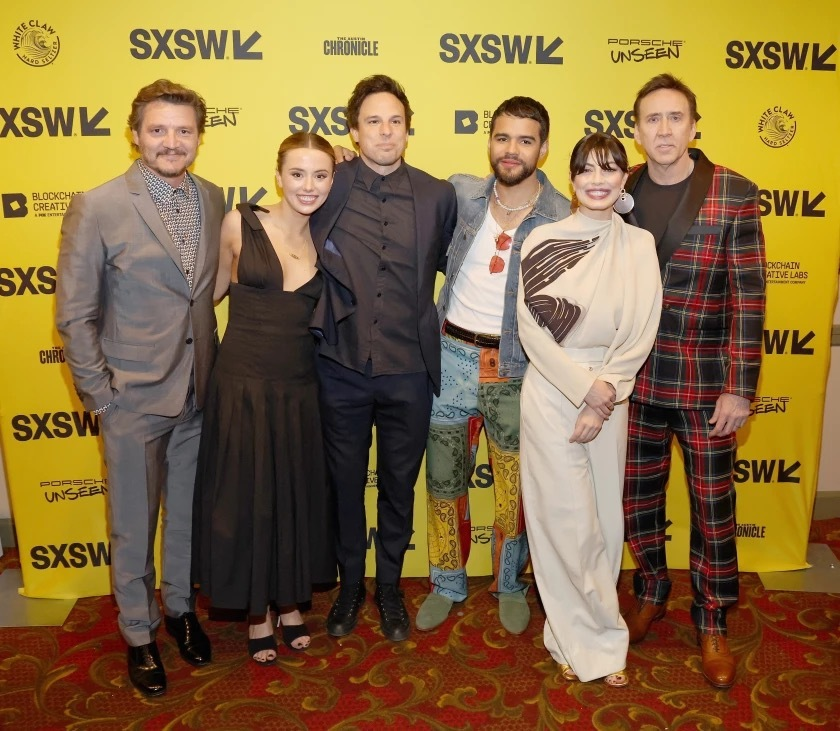
#> input picture Ricardo Code/FacialRecogAttendance/Students/Nicolas_Cage/Cage100.jpg, 840 x 731 px, found by its file name
$ python Face_Extraction.py
#> lines starting #> are read from the running program, lines starting #| are printed output that depends on the picture; after the words box and inside, x2 and y2 are one past the last pixel; in counts of white or black regions, pixels touching at a corner belong together
import cv2 as cv
"""
Facial Extraction:

    Has 3 diffrent parts:
    -Detection: It detects the face, gray scales it, and uses the haar cascade functionality
    to figure out the dimensions in which the face lies
    -Parameters: Draws a rectangle around the perimeters of the face to use later
    -Extraction: Uses the set perimeters to crop and save the image into a different folder that will be used later for identification
"""
# -----VARIABLES----- #

path = r'C:\Users\Ricardo\OneDrive\Desktop\repos\FacialRecogAttendance\Students\Nicolas_Cage\Cage100.jpg'
storedPath = 'C:/Users/Ricardo/OneDrive/Desktop/repos/FacialRecogAttendance/PhotosTaken/'

# ------METHODS------ #

"""Detects the faces in a picture"""
def Extractfaces():
    i = 0
    image = cv.imread(path)
#> image is the input picture: shape (731, 840, 3); mean B, G, R 63.2, 109.3, 136
    gray = cv.cvtColor(image, cv.COLOR_BGR2GRAY)
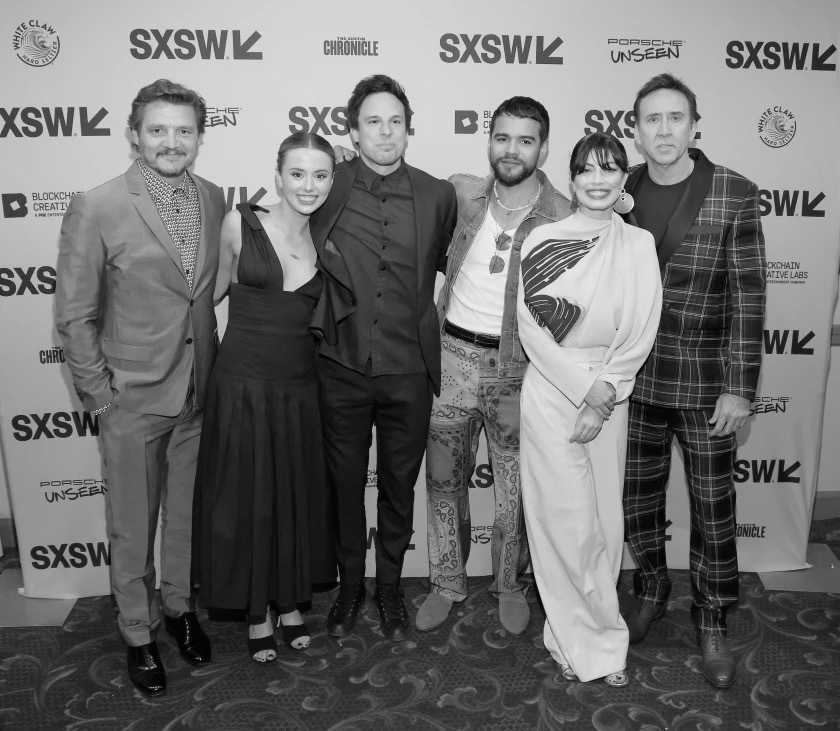
#> gray: shape (731, 840); min 0, max 247, mean 112
    haar_cascade = cv.CascadeClassifier('haarcascade_frontalface_default.xml')
    faces_rect = haar_cascade.detectMultiScale(gray, scaleFactor=1.1, minNeighbors=5)
#> faces_rect = [[354, 99, 60, 60], [277, 150, 63, 63], [633, 93, 64, 64], [481, 115, 64, 64], [135, 104, 72, 72], [566, 146, 61, 61], [538, 489, 65, 65], [669, 412, 158, 158]]
    DrawRectangle(faces_rect, image)
    for (x,y,w,h) in faces_rect:
        SaveFaces(image,storedPath+str(i),x,y,w,h)
        i += 1

""" Extracts and saves the faces in a set folder that will later
    be acessed by  other functions in attendance checking
"""
def SaveFaces(image, name, x,y,w,h):
    imageCrop = image[y:y+h,x:x+w]
    imageCrop = cv.resize(imageCrop, (180,227))
    cv.imwrite(name+".jpg", imageCrop)

"""Draws a rectangle around the faces to indicate where the crops will take place"""
def DrawRectangle(rect, image):
    for (x,y,w,h) in rect:
        cv.rectangle(image, (x,y), (x+w, y+h), (0, 255, 0), thickness=2)
#> this loop made 8 passes
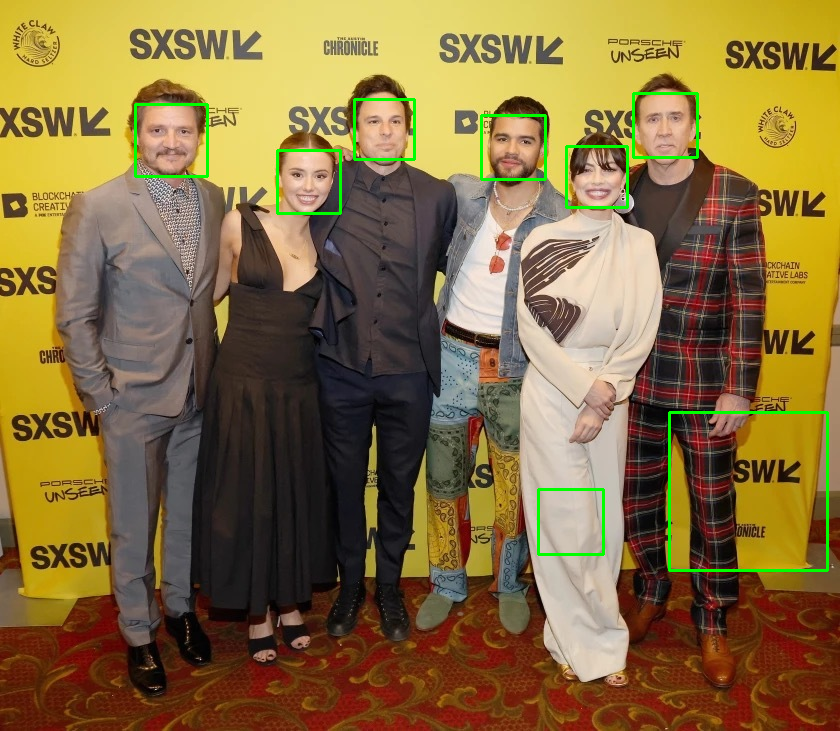
#> image: shape (731, 840, 3); 1.18% of pixels changed, all inside (x1, y1, x2, y2) = (134, 92, 829, 572)
    cv.imshow('Pedro', image)

Extractfaces()
#> the loop in Extractfaces, `for (x,y,w,h) in faces_rect:` made 8 passes
#> pass 1, in SaveFaces, `imageCrop = image[y:y+h,x:x+w]`:
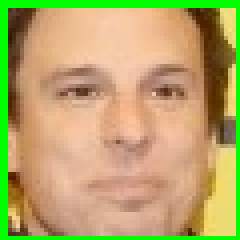
#> imageCrop: shape (60, 60, 3) (shown 4 times larger); mean B, G, R 105.6, 166.7, 182.5
#> pass 1, in SaveFaces, `imageCrop = cv.resize(imageCrop, (180,227))`:
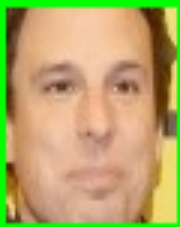
#> imageCrop: shape (227, 180, 3); mean B, G, R 105.5, 166.6, 182.4
#> pass 2, in SaveFaces (call 2), `imageCrop = image[y:y+h,x:x+w]`:
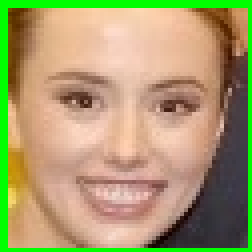
#> imageCrop: shape (63, 63, 3) (shown 4 times larger); mean B, G, R 109.5, 156.1, 168.4
#> pass 2, in SaveFaces (call 2), `imageCrop = cv.resize(imageCrop, (180,227))`:
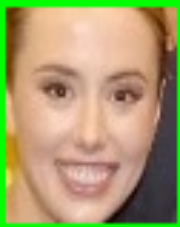
#> imageCrop: shape (227, 180, 3); mean B, G, R 109.4, 156, 168.2
#> after the loop in Extractfaces, `for (x,y,w,h) in faces_rect:`: i = 8
cv.waitKey(0)

$ run again, with Ricardo Code/FacialRecogAttendance/Students/Nicolas_Cage/Cage1.jpg copied over Ricardo Code/FacialRecogAttendance/Students/Nicolas_Cage/Cage100.jpg
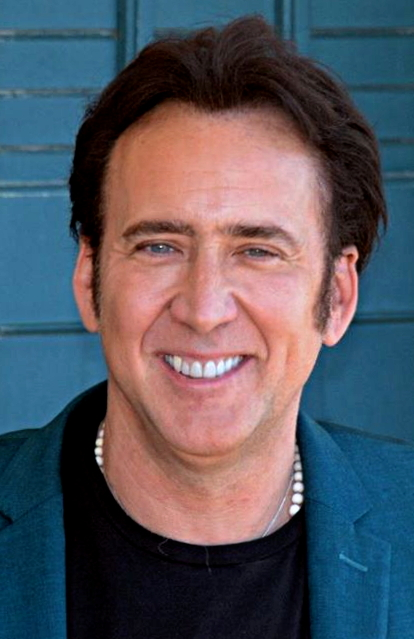
#> input picture Ricardo Code/FacialRecogAttendance/Students/Nicolas_Cage/Cage1.jpg, 414 x 639 px, found by its file name
#> in Extractfaces, image is the input picture: shape (639, 414, 3); mean B, G, R 96.2, 86.4, 85.9
#> faces_rect = [[69, 135, 287, 287]]
#> the loop in DrawRectangle, `for (x,y,w,h) in rect:` made 1 pass
#> after the loop in DrawRectangle, `for (x,y,w,h) in rect:`:
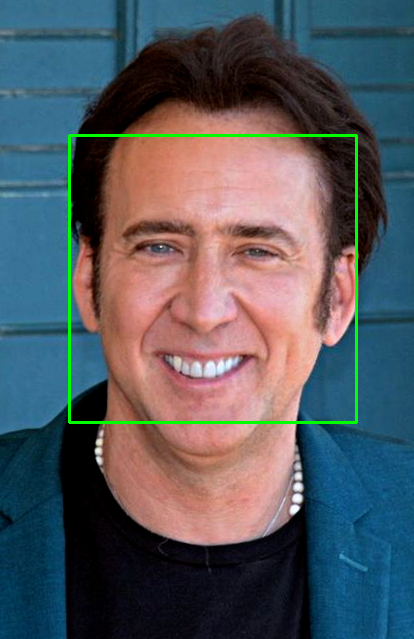
#> image: shape (639, 414, 3); 1.3% of pixels changed, all inside (x1, y1, x2, y2) = (68, 134, 358, 424)
#> the loop in Extractfaces, `for (x,y,w,h) in faces_rect:` made 1 pass
#> (x, y, w, h, i) on pass 1: (69, 135, 287, 287, 1)
#> pass 1, in SaveFaces, `imageCrop = cv.resize(imageCrop, (180,227))`:
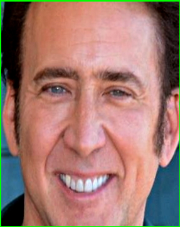
#> imageCrop: shape (227, 180, 3); mean B, G, R 111.4, 121.1, 159.9
#> after the loop in Extractfaces, `for (x,y,w,h) in faces_rect:`: i = 1

$ run again, with Ricardo Code/FacialRecogAttendance/Students/Nicolas_Cage/Cage10.jpg copied over Ricardo Code/FacialRecogAttendance/Students/Nicolas_Cage/Cage100.jpg
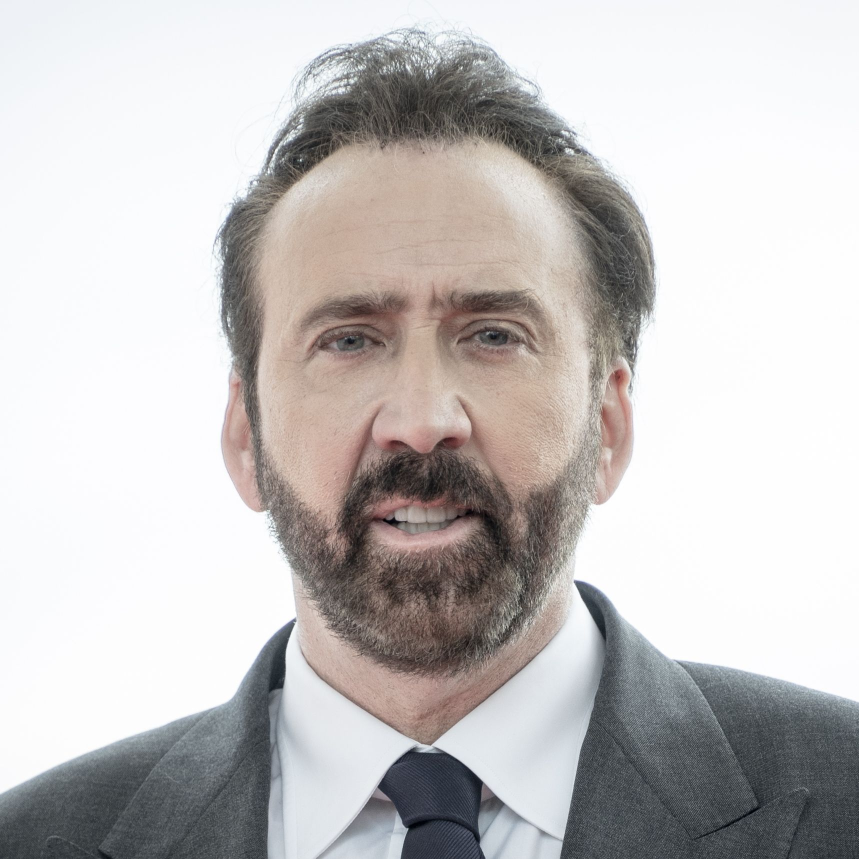
#> input picture Ricardo Code/FacialRecogAttendance/Students/Nicolas_Cage/Cage10.jpg, 1718 x 1718 px, found by its file name (shown at 1/2 size)
#> in Extractfaces, image is the input picture: shape (1718, 1718, 3); mean B, G, R 192.7, 193.3, 196.4
#> faces_rect = [[407, 336, 879, 879]]
#> the loop in DrawRectangle, `for (x,y,w,h) in rect:` made 1 pass
#> after the loop in DrawRectangle, `for (x,y,w,h) in rect:`:
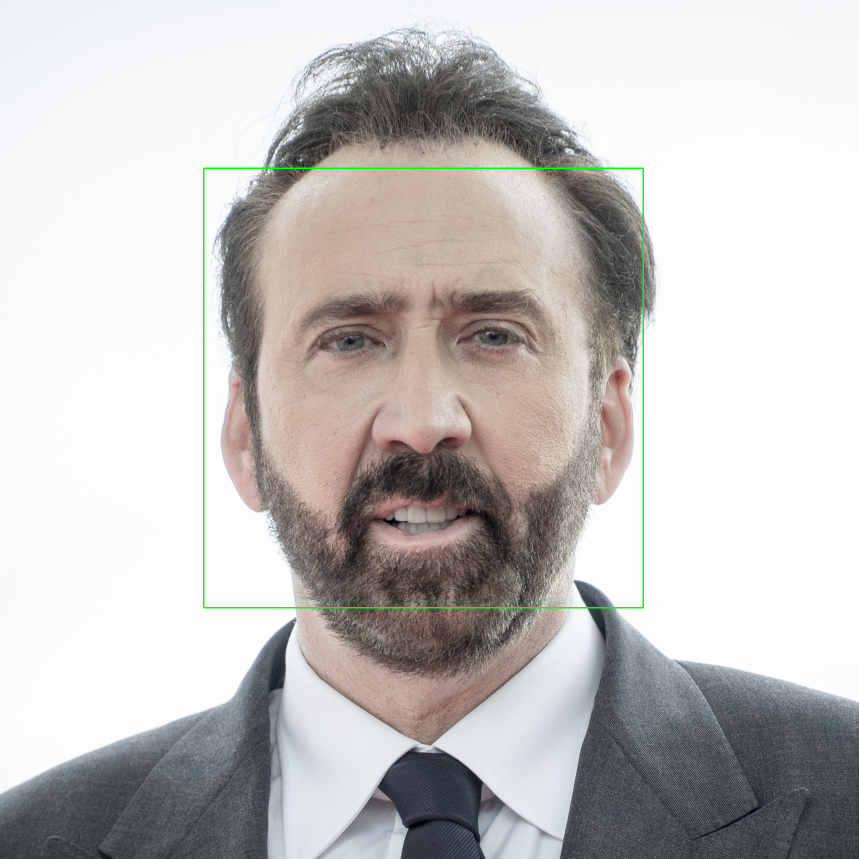
#> image: shape (1718, 1718, 3) (shown at 1/2 size); 0.36% of pixels changed, all inside (x1, y1, x2, y2) = (406, 335, 1288, 1217)
#> the loop in Extractfaces, `for (x,y,w,h) in faces_rect:` made 1 pass
#> (x, y, w, h, i) on pass 1: (407, 336, 879, 879, 1)
#> pass 1, in SaveFaces, `imageCrop = cv.resize(imageCrop, (180,227))`:
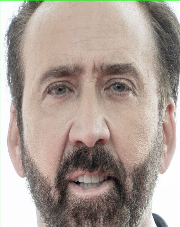
#> imageCrop: shape (227, 180, 3); mean B, G, R 150.3, 158.4, 172
#> after the loop in Extractfaces, `for (x,y,w,h) in faces_rect:`: i = 1

$ run again, with Ricardo Code/FacialRecogAttendance/Students/Nicolas_Cage/Cage11.jpg copied over Ricardo Code/FacialRecogAttendance/Students/Nicolas_Cage/Cage100.jpg
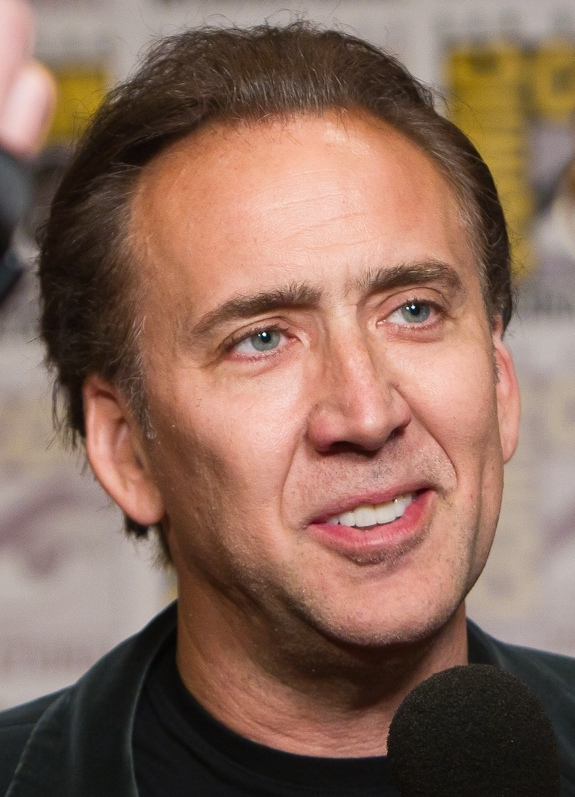
#> input picture Ricardo Code/FacialRecogAttendance/Students/Nicolas_Cage/Cage11.jpg, 575 x 797 px, found by its file name
#> in Extractfaces, image is the input picture: shape (797, 575, 3); mean B, G, R 92.2, 106.8, 137.9
#> faces_rect = [[119, 158, 422, 422]]
#> the loop in DrawRectangle, `for (x,y,w,h) in rect:` made 1 pass
#> after the loop in DrawRectangle, `for (x,y,w,h) in rect:`:
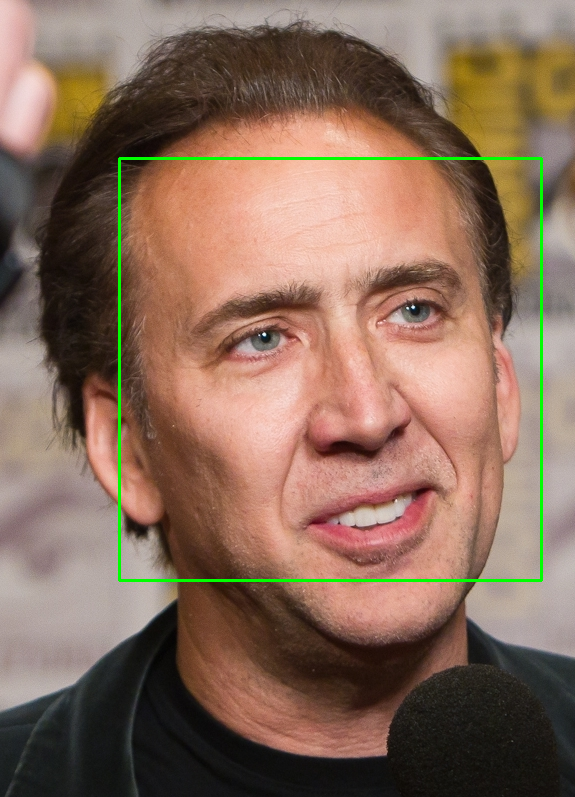
#> image: shape (797, 575, 3); 1.1% of pixels changed, all inside (x1, y1, x2, y2) = (118, 157, 543, 582)
#> the loop in Extractfaces, `for (x,y,w,h) in faces_rect:` made 1 pass
#> (x, y, w, h, i) on pass 1: (119, 158, 422, 422, 1)
#> pass 1, in SaveFaces, `imageCrop = cv.resize(imageCrop, (180,227))`:
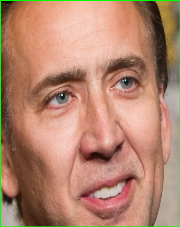
#> imageCrop: shape (227, 180, 3); mean B, G, R 110.4, 133.1, 179.2
#> after the loop in Extractfaces, `for (x,y,w,h) in faces_rect:`: i = 1
